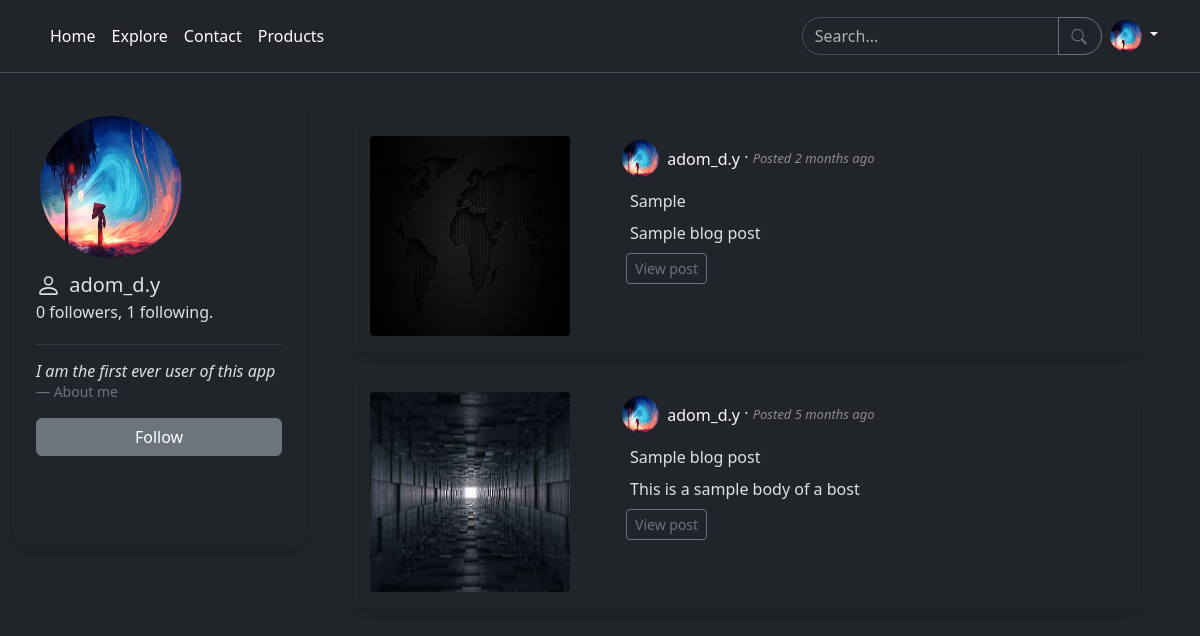
Screenshot of /user/adom_d.y (signed in) with the database file from the repository.
### lumenlog/models.py (models this page shows, shortened)
class User(UserMixin, db.Model):
    id: Mapped[int] = mapped_column(primary_key=True)
    username: Mapped[str] = mapped_column(String(20), unique=True)
    email: Mapped[str] = mapped_column(String(30), unique=True)
    password: Mapped[str] = mapped_column(String(120))
    timestamp: Mapped[str] = mapped_column(DateTime, default=datetime.utcnow)
    about_me: Mapped[str] = mapped_column(String(70), nullable=True)
    profile_pic: Mapped[str] = mapped_column(String(), nullable=True)
    posts: Mapped[List["Post"]] = relationship("Post", back_populates="author")
    following: WriteOnlyMapped['User'] = relationship(
        secondary=followers, primaryjoin=(followers.c.follower_id == id),
        secondaryjoin=(followers.c.followed_id == id),
        back_populates='followers')
    followers: WriteOnlyMapped['User'] = relationship(
        secondary=followers, primaryjoin=(followers.c.followed_id == id),
        secondaryjoin=(followers.c.follower_id == id),
        back_populates='following')
    last_message_read_time: Mapped[Optional[datetime]]
    messages_sent: WriteOnlyMapped['Message'] = relationship(
        foreign_keys='Message.sender_id', back_populates='sender')
    messages_received: WriteOnlyMapped['Message'] = relationship(
        foreign_keys='Message.recipient_id', back_populates='recipient')
    def get_user_posts(self):
        return db.session.query(Post).filter(Post.author.has(username=self.username)).order_by(Post.timestamp.desc()).all()
    def is_following(self, user):
        query = self.following.select().where(User.id == user.id)
        return db.session.scalar(query) is not None
    def followers_count(self):
        query = select(func.count()).select_from(
            self.followers.select().subquery())
        return db.session.scalar(query)
    def following_count(self):
        query = select(func.count()).select_from(
            self.following.select().subquery())
        return db.session.scalar(query)

class Post(db.Model):
    id: Mapped[int] = mapped_column(primary_key=True)
    title: Mapped[str] = mapped_column(String(255))
    content: Mapped[str] = mapped_column(String(5000))
    cover: Mapped[str] = mapped_column(String(255))
    timestamp: Mapped[str] = mapped_column(DateTime, default=datetime.utcnow)
    language: Mapped[Optional[str]] = mapped_column(String(5), nullable=True)
    author_id: Mapped[int] = mapped_column(Integer(), ForeignKey("user.id"))
    author: Mapped['User'] = relationship("User", back_populates="posts")

### lumenlog/views.py (the view)
@views.route('/user/<username>', methods=["POST", "GET"])
@login_required
def user(username):
    user = User.query.filter_by(username=username).first()
    if user is None:
        abort(404)
    posts = user.get_user_posts()
    form = Follow_Or_Unfollow()
    return render_template("views/user.html", username=username, user=user, posts=posts, form=form)

### lumenlog/forms.py
class Follow_Or_Unfollow(FlaskForm):
    submit = SubmitField('Submit')

class SearchForm(FlaskForm):
    search = StringField('Search...', validators=[DataRequired()])
    submit = SubmitField('Search')

### lumenlog/__init__.py (called while the page is built)
def create_app():
    app = Flask(__name__, instance_relative_config=True)
    app.config.from_object('config.DevelopmentConfig')
    db.init_app(app)
    login_manager.init_app(app)
    moment.init_app(app)
    ckeditor.init_app(app)
    login_manager.login_view = "auth.login"
    from .auth import auth
    from .views import views
    from .errors import errors
    app.register_blueprint(auth, url_prefix='/auth')
    app.register_blueprint(views, url_prefix='/')
    app.register_blueprint(errors, url_prefix='/error')
    from .models import User, Post
    with app.app_context():
        db.create_all()
    @login_manager.user_loader
    def load_user(user_id):
        return User.query.get(user_id)
    return app

### lumenlog/views.py (called while the page is built)
@views.app_context_processor
def base():
    searchForm = SearchForm()
    user = current_user
    return dict(searchForm=searchForm, user=user)

### lumenlog/templates/views/user.html (shortened to what this page needs)
{% extends "views/base.html" %} {% block title %}Profile{% endblock title %} {%
block content %}
<div class="row gx-5 justify-content-center p-4">
  <div class="d-grid col-3 shadow rounded-4 profile">
    <div class="my-3 text--center">
      <div class="mb-2">
        {% if not user.profile_pic %}
        <img src="{{user.avatar(130) }}" class="img-thumbnail" />
        {% else %}
        <img
          src="{{ url_for('static', filename='img/' + user.profile_pic) }}"
          class="img-thumbnail"
          style="width: 150px; height: 150px" />
        {% endif %}
      </div>
      <div
        class="d-flex border-bottom border-dark-subtle pb-1 flex-column mb-3">
        <div>
          <span class="align-middle fs-5 pt-2 mx-1"> {{ user.username }} </span>
        </div>
        <div>
          <p>
            {{ user.followers_count() }} followers, {{ user.following_count() }}
            following.
          </p>
        </div>
      </div>
      {% if user.about_me %}
      <figure>
        <blockquote class="blockquote">
          <p class="lh-sm lead fw-lighter fst-italic fs-6">{{user.about_me}}</p>
        </blockquote>
        <figcaption class="blockquote-footer">About me</figcaption>
      </figure>
      {% endif %} {% if user == current_user %}
      <a
        href="{{url_for('views.edit_profile', username=current_user.username)}}"
        class="link-offset-2 link-underline link-underline-opacity-0"
        ><div class="d-grid">
          <button class="btn btn-secondary" type="button">
            <svg
              xmlns="http://www.w3.org/2000/svg"
              width="16"
              height="16"
              fill="currentColor"
              class="bi bi-pencil mx-1"
              viewBox="0 0 16 16">
              <path
                d="M12.146.146a.5.5 0 0 1 .708 0l3 3a.5.5 0 0 1 0 .708l-10 10a.5.5 0 0 1-.168.11l-5 2a.5.5 0 0 1-.65-.65l2-5a.5.5 0 0 1 .11-.168zM11.207 2.5 13.5 4.793 14.793 3.5 12.5 1.207zm1.586 3L10.5 3.207 4 9.707V10h.5a.5.5 0 0 1 .5.5v.5h.5a.5.5 0 0 1 .5.5v.5h.293zm-9.761 5.175-.106.106-1.528 3.821 3.821-1.528.106-.106A.5.5 0 0 1 5 12.5V12h-.5a.5.5 0 0 1-.5-.5V11h-.5a.5.5 0 0 1-.468-.325" /></svg
            >Edit Profile
          </button>
        </div></a
      >
      {% elif not current_user.is_following(user) %}
      <form
        action="{{ url_for('views.follow', username=user.username) }}"
        method="POST">
        <div class="d-grid">
          {{ form.hidden_tag() }} {{ form.submit(value='Follow', class='btn
          btn-secondary') }}
        </div>
      </form>
      {% endif %}
    </div>
  </div>
  <div class="col-9">
    {% if posts %} {% include "views/_posts.html" %} {% else %}
    <div class="d-grid justify-content-center">
      <h3 class="lead">User has not made any post yet.</h3>
    </div>
    {% endif %}
  </div>
</div>
{% endblock content %}

### lumenlog/templates/views/_navbar.html (shortened to what this page needs)
<div class="p-3 mb-3 border-bottom bg-dark fixed-top" data-bs-theme="dark">
  <div class="container">
    <div
      class="d-flex flex-wrap align-items-center justify-content-center justify-content-lg-start">
      <ul
        class="nav col-12 col-lg-auto me-lg-auto mb-2 justify-content-center mb-md-0">
        <li>
          <a
            href="{{ url_for('views.home') }}"
            class="nav-link px-2 link-body-emphasis"
            >Home</a
          >
        </li>
        <li>
          <a
            href="{{ url_for('views.explore') }}"
            class="nav-link px-2 link-body-emphasis"
            >Explore</a
          >
        </li>
        <li>
          <a href="#" class="nav-link px-2 link-body-emphasis">Contact</a>
        </li>
        <li>
          <a href="#" class="nav-link px-2 link-body-emphasis">Products</a>
        </li>
      </ul>
      <form
        class="d-flex"
        role="search"
        method="POST"
        action="{{ url_for('views.search')}}">
        <div class="input-group me-2">
          <input
            type="search"
            name="search"
            class="form-control rounded-start-5"
            placeholder="Search..."
            aria-label="Search" />
          <button
            class="btn btn-outline-secondary rounded-end-5 justify-content-center"
            type="button"
            id="button-addon2">
            <svg
              xmlns="http://www.w3.org/2000/svg"
              width="18"
              height="18"
              fill="currentColor"
              class="bi bi-search"
              viewBox="0 0 18 19">
              <path
                d="M11.742 10.344a6.5 6.5 0 1 0-1.397 1.398h-.001q.044.06.098.115l3.85 3.85a1 1 0 0 0 1.415-1.414l-3.85-3.85a1 1 0 0 0-.115-.1zM12 6.5a5.5 5.5 0 1 1-11 0 5.5 5.5 0 0 1 11 0" />
            </svg>
          </button>
        </div>
      </form>
      <div class="dropdown text-end">
        <a
          href="#"
          class="d-block link-body-emphasis text-decoration-none dropdown-toggle"
          data-bs-toggle="dropdown"
          aria-expanded="false">
          {% if not user.profile_pic %}
          <img
            src="{{user.avatar(32) }}"
            alt="mdo"
            width="32"
            height="32"
            class="rounded-circle" />
          {% else %}
          <img
            src="{{ url_for('static', filename='img/' + user.profile_pic) }}"
            alt="mdo"
            width="32"
            height="32"
            class="rounded-circle" />
          {% endif %}
        </a>
      </div>
    </div>
  </div>
</div>

### lumenlog/templates/views/_posts.html (shortened to what this page needs)
{% if posts %}
<div class="d-grid p-4 align-items-center">
  <div class="list-group list-group-checkable d-grid gap-4">
    {% for post in posts %}
    <div class="d-grid list-group-item rounded-3 py-3 shadow post">
      <div class="row gap-4 row position-relative">
        <div class="col-2 col-md-auto">
          <img
            class="rounded-1 img-fluid"
            src="{{ url_for('static', filename='img/' + post.cover) }}"
            style="width: 200px; height: 200px" />
        </div>
        <div class="col-9 col-md-auto">
          <div class="row d-flex">
            <div class="d-inline">
              <a
                href="{{ url_for('views.user', username=post.author.username) }}"
                class="link-light link-offset-2 link-underline link-underline-opacity-0">
                {% if not post.author.profile_pic %}
                <img src="{{post.author.avatar(25) }}" class="img-thumbnail" />
                {% else %}
                <img
                  src="{{ url_for('static', filename='img/' + post.author.profile_pic) }}"
                  class="img-thumbnail"
                  style="width: 45px; height: 45px" />
                {% endif %}
                <span class="align-middle fs-6"
                  >{{ post.author.username }}</span
                > </a
              >&middot;
              <span class="align-middle fst-italic lead post-time"
                >Posted {{ moment(post.timestamp).fromNow() }}</span
              >
            </div>
          </div>
          <div class="row px-4 mt-2">{{ post.title }}</div>
          <div class="row px-4 mt-2">
            <div class="text-truncate p-0 m-0" style="max-width: 400px">
              {{ post.content|safe }}
            </div>
          </div>
          <div class="align-bottom m-2">
            <a
              class="link-offset-2 link-underline link-underline-opacity-0"
              href="{{ url_for('views.get_post', id=post.id)}}">
              <button type="button" class="btn btn-outline-secondary btn-sm">
                View post
              </button>
            </a>
          </div>
        </div>
      </div>
    </div>
    {% endfor %}
  </div>
</div>
{% endif %}

### lumenlog/static/css/base.css (style rules this page uses)
.profile { max-height: 450px; background: #212529; }
.post { background: #212529; border: none; }
.img-thumbnail { border-width: 0 !important; border-radius: 50%; }
.post-time { font-size: 13px !important; color: #918b8b; }

### rows the page displays
User: profile_pic (picture), username "adom_d.y", about_me "I am the first ever user of this app"
Post: cover (picture), profile_pic (picture), author.username "adom_d.y", timestamp "2 months ago", title "Sample", content "Sample blog post"
Post: cover (picture), profile_pic (picture), author.username "adom_d.y", timestamp "5 months ago", title "Sample blog post", content "This is a sample body of a bost"

### other values shown
{{ user.followers_count() }} "0"
{{ user.following_count() }} "1"
